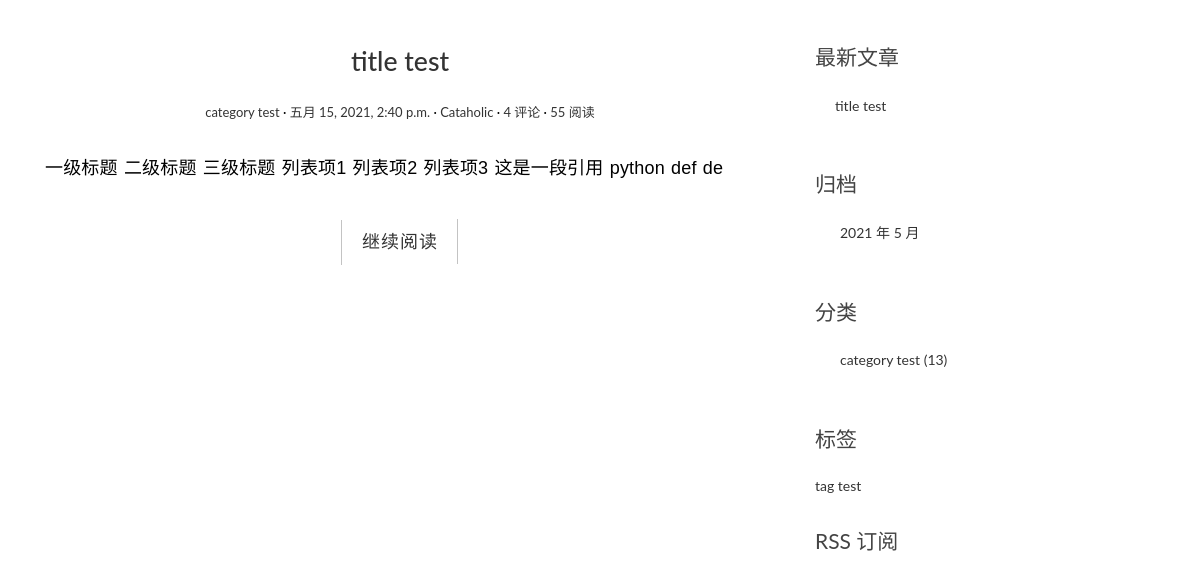
The page / on the database its author committed.
### blog/models.py (models this page shows, shortened)
class Post(models.Model):
    title = models.CharField("标题", max_length=70)
    body = models.TextField("正文")
    author = models.ForeignKey(User, verbose_name="作者", on_delete=models.CASCADE)
    excerpt = models.CharField("摘要", max_length=200, blank=True)
    category = models.ForeignKey(Category, verbose_name="分类", on_delete=models.CASCADE)
    tags = models.ManyToManyField(Tag, verbose_name="标签", blank=True)
    created_time = models.DateTimeField("创建时间", default=timezone.now)
    modified_time = models.DateTimeField("修改时间")
    views = models.PositiveIntegerField(default=0, editable=False)
    class Meta:
        verbose_name = "文章"
        verbose_name_plural = verbose_name
        ordering = ["-created_time"]
    def get_absolute_url(self):
        return reverse('blog:detail', kwargs={'pk': self.pk})

class Category(models.Model):
    name = models.CharField("分类", max_length=100)
    class Meta:
        verbose_name = "分类"
        verbose_name_plural = verbose_name
    def __str__(self):
        return self.name

class Tag(models.Model):
    name = models.CharField("标签", max_length=100)
    class Meta:
        verbose_name = "标签"
        verbose_name_plural = verbose_name

### blog/views.py (the view)
# urls.py: path('', views.index, name='index'),
def index(request):
    post_list = Post.objects.all().order_by('-created_time')
    return render(request, 'blog/index.html', context={'post_list': post_list})

### blog/templatetags/blog_extras.py (called while the page is built)
@register.inclusion_tag('blog/inclusions/_recent_posts.html', takes_context=True)
def show_recent_posts(context, num=5):
    return {
        'recent_post_list': Post.objects.all().order_by('-created_time')[:num],
    }

@register.inclusion_tag('blog/inclusions/_archives.html', takes_context=True)
def show_archives(context):
    return {
        'date_list': Post.objects.dates('created_time', 'month', order='DESC'),
    }

@register.inclusion_tag('blog/inclusions/_categories.html', takes_context=True)
def show_categories(context):
    return {
        'category_list': Category.objects.all(),
    }

@register.inclusion_tag('blog/inclusions/_tags.html', takes_context=True)
def show_tags(context):
    return {
        'tag_list': Tag.objects.all(),
    }

### templates/blog/index.html (shortened to what this page needs)
{% extends 'base.html' %}
{% block main %}
    {% for post in post_list %}
        <article class="post post-{{ post.id }}">
            <h1 class="entry-title">
                <a href="{{ post.get_absolute_url }}">{{ post.title }}</a>
            </h1>
            <div class="entry-meta">
                <span class="post-category"><a href="#">{{ post.category }}</a> </span>
                <span class="post-date"><a href="#"><time class="entrt-date" datetime="{{ post.created_time }}">{{ post.created_time }}</time> </a></span>
                <span class="post-author"><a href="#">{{ post.author }}</a> </span>
                <span class="comments-link"><a href="#">4 评论</a> </span>
                <span class="views-count"><a href="#">55 阅读</a> </span>
            </div>
            <div class="entry-content clearfix">
                <p>{{ post.excerpt }}</p>
                <div class="read-more cl-effect-14">
                    <a href="{% url 'blog:detail' pk=post.id %}" class="more-link">继续阅读  </a>
                </div>
            </div>
        </article>
    {% empty %}
        <div class="no-post">暂时还没有发布的文章！</div>
    {% endfor %}
{% endblock %}

### templates/blog/inclusions/_recent_posts.html
<div class="widget widget-recent-posts">
    <h3 class="widget-title">最新文章</h3>
    <ul>
        {% for post in recent_post_list %}
            <li>
                <a href="{{ post.get_absolute_url }}">{{ post.title }}</a>
            </li>
        {% empty %}
            暂无文章
        {% endfor %}
    </ul>
</div>

### templates/blog/inclusions/_categories.html
<div class="widget widget-category">
    <h3 class="widget-title">分类</h3>
    <ul>
        {% for category in category_list %}
        <li>
            <a href="{% url 'blog:category' category.pk %}">{{ category.name }} <span class="post-count">(13)</span></a>
        </li>
        {% empty %}
            暂无分类
        {% endfor %}
    </ul>
</div>

### templates/blog/inclusions/_tags.html
<div class="widget widget-tag-cloud">
    <h3 class="widget-title">标签</h3>
    <ul>
        {% for tag in tag_list %}
        <a href="{% url 'blog:tag' tag.pk %}">{{ tag.name }}</a>
        {% empty %}
            暂无标签
        {% endfor %}
    </ul>
</div>

### blog/static/blog/css/custom.css (style rules this page uses)
* { outline: none; }
h1, h2, h3, h4, h5, h6 { margin-top: 0; }
a { color: #333; }
p { font-family: 'Ubuntu', sans-serif; font-weight: 400; word-spacing: 1px; letter-spacing: 0.01em; }
.post { background: #fff; padding: 30px 30px 0; }
.entry-title { text-align: center; font-size: 1.9em; margin-bottom: 20px; line-height: 1.6; padding: 10px 20px 0; }
.entry-meta { text-align: center; color: #DDDDDD; font-size: 13px; margin-bottom: 30px; }
.entry-content { font-size: 18px; line-height: 1.9; font-weight: 300; color: #000; }
.post-category::after, .post-date::after, .post-author::after, .comments-link::after { content: ' ·'; color: #000; }
.read-more { font-family: 'Ubuntu', sans-serif; font-weight: 400; word-spacing: 1px; letter-spacing: 0.01em; text-align: center; margin-top: 20px; }
.cl-effect-14 a { padding: 0 20px; height: 45px; line-height: 45px; position: relative; display: inline-block; margin: 15px 25px; letter-spacing: 1px; font-weight: 400; text-shadow: 0 0 1px rgba(255, 255, 255, 0.3); }
.cl-effect-14 a::before, .cl-effect-14 a::after { position: absolute; width: 45px; height: 1px; background: #C3C3C3; content: ''; -webkit-transition: all 0.3s; -moz-transition: all 0.3s; transition: all 0.3s; pointer-events: none; }
.cl-effect-14 a::before { top: 0; left: 0; -webkit-transform: rotate(90deg); -moz-transform: rotate(90deg); transform: rotate(90deg); -webkit-transform-origin: 0 0; -moz-transform-origin: 0 0; transform-origin: 0 0; }
.cl-effect-14 a::after { right: 0; bottom: 0; -webkit-transform: rotate(90deg); -moz-transform: rotate(90deg); transform: rotate(90deg); -webkit-transform-origin: 100% 0; -moz-transform-origin: 100% 0; transform-origin: 100% 0; }
.widget { background: #fff; padding: 30px 0 0; }
.widget-title { font-size: 1.5em; margin-bottom: 20px; line-height: 1.6; padding: 10px 0 0; font-weight: 400; }
.widget-recent-posts ul { padding: 0; margin: 0; padding-left: 20px; }
.widget-recent-posts ul li { list-style-type: none; position: relative; line-height: 170%; margin-bottom: 10px; }
.widget-recent-posts ul li::before { content: '\f3d3'; font-family: "Ionicons"; position: absolute; left: -17px; top: 3px; font-size: 16px; color: #000; }
.widget-category ul { padding: 0; margin: 0; padding-left: 25px; }
.widget-category ul li { list-style-type: none; position: relative; line-height: 170%; margin-bottom: 10px; }
.widget-category ul li::before { content: '\f3fe'; font-family: "Ionicons"; position: absolute; left: -25px; top: 1px; font-size: 18px; color: #000; }
.widget-tag-cloud ul { padding: 0; margin: 0; margin-right: -10px; }

### rows shown on the page
Post: title "title test", category "category test", created_time "五月 15, 2021, 2:40 p.m.", author "Cataholic", excerpt "一级标题 二级标题 三级标题 列表项1 列表项2 列表项3 这是一段引用 python def de"
Category: name "category test"
Tag: name "tag test"

### other values the page prints
{{ date.year }} "2021"
{{ date.month }} "5"
